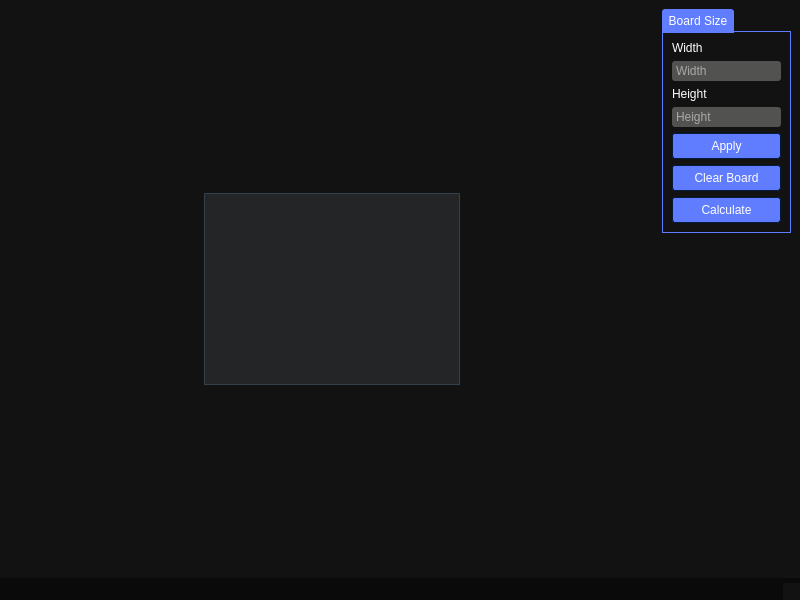
<?xml version="1.0" encoding="UTF-8"?>
<ui version="4.0">
 <class>MainBoard</class>
 <widget class="QMainWindow" name="MainBoard">
  <property name="geometry">
   <rect>
    <x>0</x>
    <y>0</y>
    <width>800</width>
    <height>600</height>
   </rect>
  </property>
  <property name="windowTitle">
   <string>MainBoard</string>
  </property>
  <property name="styleSheet">
   <string notr="true">/*Copyright (c) DevSec Studio. All rights reserved.

MIT License

Permission is hereby granted, free of charge, to any person obtaining a copy
of this software and associated documentation files (the &quot;Software&quot;), to deal
in the Software without restriction, including without limitation the rights
to use, copy, modify, merge, publish, distribute, sublicense, and/or sell
copies of the Software, and to permit persons to whom the Software is
furnished to do so, subject to the following conditions:

The above copyright notice and this permission notice shall be included in all
copies or substantial portions of the Software.

THE SOFTWARE IS PROVIDED *AS IS*, WITHOUT WARRANTY OF ANY KIND, EXPRESS OR
IMPLIED, INCLUDING BUT NOT LIMITED TO THE WARRANTIES OF MERCHANTABILITY,
FITNESS FOR A PARTICULAR PURPOSE AND NONINFRINGEMENT. IN NO EVENT SHALL THE
AUTHORS OR COPYRIGHT HOLDERS BE LIABLE FOR ANY CLAIM, DAMAGES OR OTHER
LIABILITY, WHETHER IN AN ACTION OF CONTRACT, TORT OR OTHERWISE, ARISING FROM,
OUT OF OR IN CONNECTION WITH THE SOFTWARE OR THE USE OR OTHER DEALINGS IN THE
SOFTWARE.
*/

/*-----QWidget-----*/
QWidget
{
	background-color: #121212;
	color: #ffffff;
	border-color: #051a39;

}


/*-----QLabel-----*/
QLabel
{
	background-color: transparent;
	color: #ffffff;

}


QLabel::disabled
{
	background-color: transparent;
	color: #656565;

}


/*-----QMenuBar-----*/
QMenuBar
{
	background-color: #0a0a0a;
	color: #ffffff;
	border-color: #051a39;

}


QMenuBar::disabled
{
	background-color: #404040;
	color: #656565;
	border-color: #051a39;

}


QMenuBar::item
{
    background-color: transparent;

}


QMenuBar::item:selected
{
    background-color: #607cff;
    border: 1px solid #41cd52;

}


QMenuBar::item:pressed
{
    background-color: #4969ff;
    border: 1px solid #000;
    margin-bottom: -1px;
    padding-bottom: 1px;

}


/*-----QMenu-----*/
QMenu
{
    background-color: #121212;
    border: 1px solid;
    color: #ffffff;

}


QMenu::separator
{
    height: 1px;
    background-color: #6d8eff;
    color: #ffffff;
    padding-left: 4px;
    margin-left: 10px;
    margin-right: 5px;

}


QMenu::item
{
    min-width : 150px;
    padding: 3px 20px 3px 20px;

}


QMenu::item:selected
{
    background-color: #4969ff;
    color: #ffffff;

}


QMenu::item:disabled
{
    color: #262626;
}


/*-----QToolTip-----*/
QToolTip
{
	border : 1px solid #000000;
	background-color: #26264f;
	color: #ffffff;
	border-color: #051a39;

}


/*-----QPushButton-----*/
QPushButton
{
	background-color: #607cff;
	color: #ffffff;
	border-style: solid;
	border-width: 1px;
	border-radius: 3px;
	border-color: #051a39;
	padding: 5px;

}


QPushButton::disabled
{
	background-color: #404040;
	color: #656565;
	border-color: #051a39;

}


QPushButton::hover
{
	background-color: #8399ff;
	color: #ffffff;
	border-style: solid;
	border-width: 1px;
	border-radius: 3px;
	border-color: #051a39;
	padding: 5px;

}


QPushButton::pressed
{
	background-color: #4969ff;
	color: #ffffff;
	border-style: solid;
	border-width: 1px;
	border-radius: 3px;
	border-color: #051a39;
	padding: 5px;

}


/*-----QToolButton-----*/
QToolButton
{
	background-color: #607cff;
	color: #ffffff;
	border-width: 1px;
	border-radius: 3px;
	border-color: #051a39;
	padding: 3px;

}


QToolButton::disabled
{
	background-color: #404040;
	color: #656565;
	border-color: #051a39;

}


QToolButton::hover
{
	background-color: #8399ff;
	color: #ffffff;
	border-width: 1px;
	border-radius: 3px;
	border-color: #051a39;
	padding: 3px;

}


QToolButton::pressed
{
	background-color: #4969ff;
	color: #ffffff;
	border-width: 1px;
	border-radius: 3px;
	border-color: #051a39;
	padding: 3px;

}


/*-----QComboBox-----*/
QComboBox
{
    background-color: #607cff;
    border: 1px solid;
    border-radius: 3px;
    padding-left: 6px;
    color: #ffffff;
    height: 20px;

}


QComboBox::disabled
{
	background-color: #404040;
	color: #656565;
	border-color: #051a39;

}


QComboBox:hover
{
    background-color: #8399ff;

}


QComboBox:on
{
    background-color: #4969ff;

}


QComboBox QAbstractItemView
{
    background-color: #383838;
    color: #ffffff;
    border: 1px solid black;
    selection-background-color: #4969ff;
    selection-color: #ffffff;
    outline: 0;

}


QComboBox::drop-down
{
    subcontrol-origin: padding;
    subcontrol-position: top right;
    width: 15px;
    border-left-width: 0px;
    border-left-color: darkgray;
    border-left-style: solid; 
    border-top-right-radius: 3px; 
    border-bottom-right-radius: 3px;

}


QComboBox::down-arrow
{
    image: url(://arrow-down.png);
    width: 8px;
    height: 8px;
}


/*-----QSpinBox &amp; QDoubleSpinBox &amp; QDateTimeEdit-----*/
QSpinBox, 
QDoubleSpinBox,
QDateTimeEdit
{
	background-color: #525251;
	color: #ffffff;
	border: 1px solid #051a39;
	border-radius: 3px;
	padding : 2px;

}


QSpinBox::disabled, 
QDoubleSpinBox::disabled,
QDateTimeEdit::disabled
{
	background-color: #404040;
	color: #656565;
	border-color: #051a39;

}


QSpinBox:hover, 
QDoubleSpinBox::hover,
QDateTimeEdit::hover
{
    background-color: #626262;
    border: 1px solid #607cff;
    color:  #fff;
    padding: 2px

}


QSpinBox::up-button, QSpinBox::down-button,
QDoubleSpinBox::up-button, QDoubleSpinBox::down-button,
QDateTimeEdit::up-button, QDateTimeEdit::down-button
{
    background-color: #607cff;
	border-radius: 2px;

}


QSpinBox::disabled, 
QDoubleSpinBox::disabled,
QDateTimeEdit::disabled
{
	background-color: #404040;
	color: #656565;
	border-color: #051a39;

}


QSpinBox::up-button:hover, QSpinBox::down-button:hover,
QDoubleSpinBox::up-button:hover, QDoubleSpinBox::down-button:hover,
QDateTimeEdit::up-button:hover, QDateTimeEdit::down-button:hover
{
    background-color: #8399ff;
    border: 1px solid #8399ff;

}


QSpinBox::up-button:disabled, QSpinBox::down-button:disabled,
QDoubleSpinBox::up-button:disabled, QDoubleSpinBox::down-button:disabled,
QDateTimeEdit::up-button:disabled, QDateTimeEdit::down-button:disabled
{
	background-color: #404040;
	color: #656565;
	border-color: #051a39;

}


QSpinBox::up-button:pressed, QSpinBox::down-button:pressed,
QDoubleSpinBox::up-button:pressed, QDoubleSpinBox::down-button::pressed,
QDateTimeEdit::up-button:pressed, QDateTimeEdit::down-button::pressed
{
    background-color: #4969ff;
    border: 1px solid #4969ff;

}


QSpinBox::down-arrow,
QDoubleSpinBox::down-arrow,
QDateTimeEdit::down-arrow
{
    image: url(://arrow-down.png);
    width: 7px;

}


QSpinBox::up-arrow,
QDoubleSpinBox::up-arrow,
QDateTimeEdit::up-arrow
{
    image: url(://arrow-up.png);
    width: 7px;

}


/*-----QLineEdit-----*/
QLineEdit
{
	background-color: #525251;
	color: #ffffff;
	border-width: 1px;
	border-radius: 3px;
	border-color: #051a39;
	padding: 2px;

}


QLineEdit::disabled
{
	background-color: #404040;
	color: #656565;
	border-width: 1px;
	border-radius: 3px;
	border-color: #051a39;
	padding: 2px;

}


/*-----QTextEdit-----*/
QTextEdit
{
	background-color: #ffffff;
	color: #010201;
	border-color: #051a39;

}


QTextEdit::disabled
{
	background-color: #404040;
	color: #656565;
	border-color: #051a39;

}


/*-----QGroupBox-----*/
QGroupBox 
{
    border: 1px solid;
    border-color: #607cff;
    margin-top: 22px;

}


QGroupBox::title  
{
    background-color: #607cff;
    color: #ffffff;
    subcontrol-origin: margin;
    subcontrol-position: top left;
    padding: 5px;
	border-top-left-radius: 3px;
	border-top-right-radius: 3px;

}


QGroupBox::title::disabled
{
	background-color: #404040;
	color: #656565;
    subcontrol-origin: margin;
    subcontrol-position: top left;
    padding: 5px;
	border-top-left-radius: 3px;
	border-top-right-radius: 3px;

}


/*-----QCheckBox-----*/
QCheckBox::indicator
{
    color: #b1b1b1;
    background-color: #323232;
    border: 1px solid #b1b1b1;
    width: 12px;
    height: 12px;

}


QCheckBox::indicator:checked
{
    image:url(://checkbox.png);
    border: 1px solid #607cff;

}


QCheckBox::indicator:unchecked:hover
{
    border: 1px solid #607cff;

}


QCheckBox::disabled
{
	color: #656565;

}


QCheckBox::indicator:disabled
{
	background-color: #656565;
	color: #656565;
    border: 1px solid #656565;

}


/*-----QRadioButton-----*/
QRadioButton::indicator::unchecked
{ 
	border: 2px inset gray; 
	border-radius: 5px; 
	background-color:  #fff;
	width: 9px; 
	height: 9px; 

}


QRadioButton::indicator::unchecked:hover
{ 
	border: 2px solid #607cff; 
	border-radius: 5px; 
	background-color:  #fff;
	width: 9px; 
	height: 9px; 

}


QRadioButton::indicator::checked
{ 
	border: 2px inset darkgray; 
	border-radius: 5px; 
	background-color: #4969ff; 
	width: 9px; 
	height: 9px; 

}


QRadioButton::disabled
{
	color: #656565;

}


QRadioButton::indicator:disabled
{
	background-color: #656565;
	color: #656565;
    border: 2px solid #656565;

}


/*-----QTableView &amp; QTableWidget-----*/
QTableView
{
    background-color: #242526;
    border: 1px solid #32414B;
    color: #f0f0f0;
    gridline-color: #8faaff;
    outline : 0;

}


QTableView::disabled
{
    background-color: #242526;
    border: 1px solid #32414B;
    color: #656565;
    gridline-color: #656565;
    outline : 0;

}


QTableWidget::item:hover 
{
    background-color: #white;
    color: #f0f0f0;

}


QTableWidget::item:selected 
{
    background-color: white;
    border: 2px solid #4969ff;
    color: #F0F0F0;

}


QTableView::item:selected:disabled
{
    background-color: #1a1b1c;
    border: 2px solid #525251;
    color: #656565;

}


QTableCornerButton::section
{
    background-color: #505050;
    color: #fff;

}


QHeaderView::section
{
    background-color: #525251;
    color: #fff;
    text-align: left;
	padding: 4px;
	
}


QHeaderView::section:disabled
{
    background-color: #525251;
    color: #656565;

}


QHeaderView::section:checked
{
    color: #fff;
    background-color: #4969ff;

}


QHeaderView::section:checked:disabled
{
    color: #656565;
    background-color: #525251;

}


QHeaderView::section::vertical::first,
QHeaderView::section::vertical::only-one
{
    border-top: 1px solid #353635;

}


QHeaderView::section::vertical
{
    border-top: 1px solid #353635;

}


QHeaderView::section::horizontal::first,
QHeaderView::section::horizontal::only-one
{
    border-left: 1px solid #353635;

}


QHeaderView::section::horizontal
{
    border-left: 1px solid #353635;

}


/*-----QTabWidget-----*/
QTabBar::tab
{
	background-color: #262626;
	color: #ffffff;
	border-style: solid;
	border-width: 1px;
	border-top-left-radius: 3px;
	border-top-right-radius: 3px;
	border-color: #051a39;
	padding: 5px;

}


QTabBar::tab:disabled
{
	background-color: #656565;
	color: #656565;

}


QTabWidget::pane 
{
	background-color: #262626;
	color: #ffffff;
    border: 1px solid;
    border-color: #607cff;

}


QTabBar::tab:selected
{
    background-color: #607cff;
	color: #ffffff;
	border-style: solid;
	border-width: 1px;
	border-top-left-radius: 3px;
	border-top-right-radius: 3px;
	border-color: #051a39;
	padding: 5px;

}


QTabBar::tab:selected:disabled
{
	background-color: #404040;
	color: #656565;

}


QTabBar::tab:!selected 
{
    background-color: #262626;

}


QTabBar::tab:!selected:hover 
{
    background-color: #8399ff;

}


QTabBar::tab:top:!selected 
{
    margin-top: 3px;

}


QTabBar::tab:bottom:!selected 
{
    margin-bottom: 3px;

}


QTabBar::tab:top, QTabBar::tab:bottom 
{
    min-width: 8ex;
    margin-right: -1px;
    padding: 5px 10px 5px 10px;

}


QTabBar::tab:top:selected 
{
    border-bottom-color: none;

}


QTabBar::tab:bottom:selected 
{
    border-top-color: none;

}


QTabBar::tab:top:last, QTabBar::tab:bottom:last,
QTabBar::tab:top:only-one, QTabBar::tab:bottom:only-one 
{
    margin-right: 0;

}


QTabBar::tab:left:!selected 
{
    margin-right: 3px;

}


QTabBar::tab:right:!selected
{
    margin-left: 3px;

}


QTabBar::tab:left, QTabBar::tab:right 
{
    min-height: 8ex;
    margin-bottom: -1px;
    padding: 10px 5px 10px 5px;

}


QTabBar::tab:left:selected 
{
    border-left-color: none;

}


QTabBar::tab:right:selected 
{
    border-right-color: none;

}


QTabBar::tab:left:last, QTabBar::tab:right:last,
QTabBar::tab:left:only-one, QTabBar::tab:right:only-one 
{
    margin-bottom: 0;

}


/*-----QSlider-----*/
QSlider::groove:horizontal 
{
	background-color: transparent;
	height: 5px;

}


QSlider::sub-page:horizontal 
{
	background-color: #607cff;

}


QSlider::add-page:horizontal 
{
	background-color: #666765;

}


QSlider::handle:horizontal 
{
	background-color: #607cff;
	width: 14px;
	margin-top: -6px;
	margin-bottom: -6px;
	border-radius: 3px;

}


QSlider::handle:horizontal:hover 
{
	background-color: #607cff;
	border-radius: 3px;

}


QSlider::sub-page:horizontal:disabled 
{
	background-color: #bbb;
	border-color: #999;

}


QSlider::add-page:horizontal:disabled 
{
	background-color: #eee;
	border-color: #999;

}


QSlider::handle:horizontal:disabled 
{
	background-color: #eee;
	border: 1px solid #aaa;
	border-radius: 3px;

}


QSlider::groove:vertical 
{
	background-color: transparent;
	width: 5px;

}


QSlider::sub-page:vertical 
{
	background-color: #607cff;

}


QSlider::add-page:vertical 
{
	background-color: #666765;

}


QSlider::handle:vertical 
{
	background-color: #607cff;
	height: 14px;
	margin-left: -6px;
	margin-right: -6px;
	border-radius: 3px;

}


QSlider::handle:vertical:hover 
{
	background-color: #607cff;
	border-radius: 3px;

}


QSlider::sub-page:vertical:disabled 
{
	background-color: #bbb;
	border-color: #999;

}


QSlider::add-page:vertical:disabled 
{
	background-color: #eee;
	border-color: #999;

}


QSlider::handle:vertical:disabled 
{
	background-color: #eee;
	border: 1px solid #aaa;
	border-radius: 3px;

}


/*-----QDial-----*/
QDial
{
	background-color: #607cff;

}


QDial::disabled
{
	background-color: #404040;

}


/*-----QScrollBar-----*/
QScrollBar:horizontal
{
    border: 1px solid #222222;
    background-color: #3d3d3d;
    height: 13px;
    margin: 0px 16px 0 16px;

}


QScrollBar::handle:horizontal
{
    background: #607cff;
    min-height: 20px;

}


QScrollBar::add-line:horizontal
{
    border: 1px solid #1b1b19;
    background-color: #607cff;
    width: 14px;
    subcontrol-position: right;
    subcontrol-origin: margin;

}


QScrollBar::sub-line:horizontal
{
    border: 1px solid #1b1b19;
    background-color: #607cff;
    width: 14px;
    subcontrol-position: left;
    subcontrol-origin: margin;

}


QScrollBar::right-arrow:horizontal
{
    image: url(://arrow-right.png);
    width: 6px;
    height: 6px;

}


QScrollBar::left-arrow:horizontal
{
    image: url(://arrow-left.png);
    width: 6px;
    height: 6px;

}


QScrollBar::add-page:horizontal, QScrollBar::sub-page:horizontal
{
    background: none;

}


QScrollBar:vertical
{
    background-color: #3d3d3d;
    width: 13px;
    margin: 16px 0 16px 0;
    border: 1px solid #222222;

}


QScrollBar::handle:vertical
{
    background-color: #607cff;
    min-height: 20px;

}


QScrollBar::add-line:vertical
{
    border: 1px solid #1b1b19;
    background-color: #607cff;
    height: 14px;
    subcontrol-position: bottom;
    subcontrol-origin: margin;

}


QScrollBar::sub-line:vertical
{
    border: 1px solid #1b1b19;
    background-color: #607cff;
    height: 14px;
    subcontrol-position: top;
    subcontrol-origin: margin;

}


QScrollBar::up-arrow:vertical
{
    image: url(://arrow-up.png);
    width: 6px;
    height: 6px;

}


QScrollBar::down-arrow:vertical
{
    image: url(://arrow-down.png);
    width: 6px;
    height: 6px;

}


QScrollBar::add-page:vertical, QScrollBar::sub-page:vertical
{
    background: none;

}


/*-----QProgressBar-----*/
QProgressBar
{
	background-color: #383838;
	color: #ffffff;
	border: 1px solid #607cff;
	border-radius: 3px;
	text-align: center;

}


QProgressBar::chunk {
	background-color: #607cff;
	color: #fff;

}


QProgressBar::chunk:disabled {
	background-color: #656565;
	border: 1px solid #aaa;
	color: #656565;
}


/*-----QStatusBar-----*/
QStatusBar
{
	background-color: #0a0a0a;
	color: #ffffff;
	border-color: #051a39;

}


</string>
  </property>
  <widget class="QWidget" name="centralwidget">
   <layout class="QHBoxLayout" name="horizontalLayout_3">
    <item>
     <layout class="QHBoxLayout" name="horizontalLayout" stretch="5,1">
      <item>
       <layout class="QGridLayout" name="gridLayout">
        <item row="0" column="0" alignment="Qt::AlignHCenter|Qt::AlignVCenter">
         <widget class="QTableWidget" name="mainBoardTable">
          <property name="rowCount">
           <number>0</number>
          </property>
          <property name="columnCount">
           <number>0</number>
          </property>
         </widget>
        </item>
       </layout>
      </item>
      <item>
       <layout class="QVBoxLayout" name="verticalLayout_3" stretch="0,1,2,2">
        <item>
         <widget class="QGroupBox" name="verticalGroupBox_4">
          <property name="title">
           <string>Board Size</string>
          </property>
          <layout class="QVBoxLayout" name="verticalLayout_6">
           <item>
            <widget class="QLabel" name="label">
             <property name="text">
              <string>Width</string>
             </property>
            </widget>
           </item>
           <item>
            <widget class="QLineEdit" name="columnCount">
             <property name="placeholderText">
              <string>Width</string>
             </property>
            </widget>
           </item>
           <item>
            <widget class="QLabel" name="label_2">
             <property name="text">
              <string>Height</string>
             </property>
            </widget>
           </item>
           <item>
            <widget class="QLineEdit" name="rowCount">
             <property name="placeholderText">
              <string>Height</string>
             </property>
            </widget>
           </item>
           <item>
            <widget class="QPushButton" name="applySizeBtn">
             <property name="text">
              <string>Apply</string>
             </property>
            </widget>
           </item>
           <item>
            <widget class="QPushButton" name="clearButton">
             <property name="text">
              <string>Clear Board</string>
             </property>
            </widget>
           </item>
           <item>
            <widget class="QPushButton" name="calculateGroups">
             <property name="text">
              <string>Calculate</string>
             </property>
            </widget>
           </item>
          </layout>
         </widget>
        </item>
        <item>
         <layout class="QVBoxLayout" name="verticalLayout_5">
          <item>
           <spacer name="verticalSpacer">
            <property name="orientation">
             <enum>Qt::Vertical</enum>
            </property>
            <property name="sizeHint" stdset="0">
             <size>
              <width>20</width>
              <height>40</height>
             </size>
            </property>
           </spacer>
          </item>
         </layout>
        </item>
        <item>
         <layout class="QVBoxLayout" name="verticalLayout">
          <item>
           <spacer name="verticalSpacer_2">
            <property name="orientation">
             <enum>Qt::Vertical</enum>
            </property>
            <property name="sizeHint" stdset="0">
             <size>
              <width>20</width>
              <height>40</height>
             </size>
            </property>
           </spacer>
          </item>
         </layout>
        </item>
        <item>
         <layout class="QVBoxLayout" name="verticalLayout_4">
          <item>
           <spacer name="verticalSpacer_3">
            <property name="orientation">
             <enum>Qt::Vertical</enum>
            </property>
            <property name="sizeHint" stdset="0">
             <size>
              <width>20</width>
              <height>40</height>
             </size>
            </property>
           </spacer>
          </item>
         </layout>
        </item>
       </layout>
      </item>
     </layout>
    </item>
   </layout>
  </widget>
  <widget class="QStatusBar" name="statusbar"/>
 </widget>
 <resources/>
 <connections/>
</ui>
